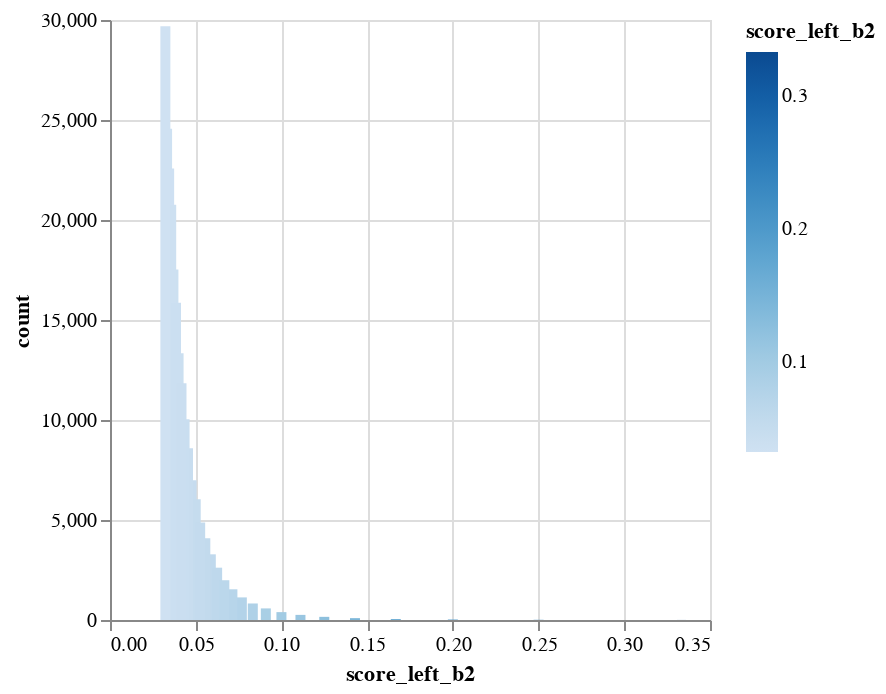
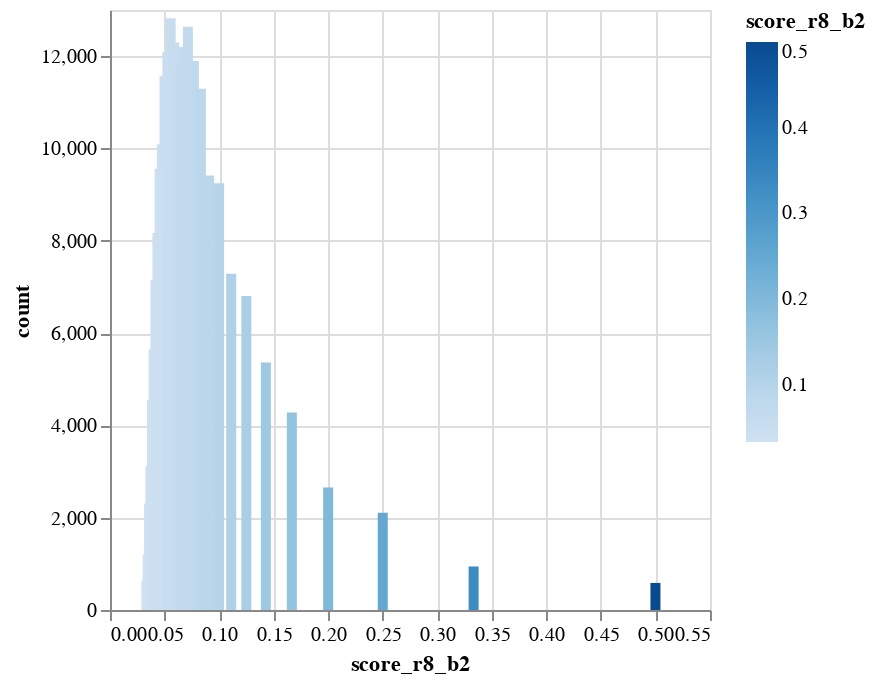

Notebook cell for these charts, in order:
### Code cell
show_b_stats('score_left_b2')
show_b_stats('score_r8_b2')

### Figure 1 — Vega-Lite specification as saved in the notebook (floating-point values rounded to 4 significant figures)
{"config": {"view": {"continuousWidth": 300, "continuousHeight": 300}}, "data": {"name": "data-93d04b253d4431168f380ab26a1c30ea"}, "mark": {"type": "bar", "tooltip": true}, "encoding": {"color": {"field": "score_left_b2", "type": "quantitative"}, "x": {"field": "score_left_b2", "type": "quantitative"}, "y": {"field": "count", "type": "quantitative"}}, "params": [{"name": "param_1", "select": {"type": "interval", "encodings": ["x", "y"]}, "bind": "scales"}], "$schema": "https://vega.github.io/schema/vega-lite/v5.20.1.json", "datasets": {"data-93d04b253d4431168f380ab26a1c30ea": [{"score_left_b2": 0.0476, "count": 6993}, {"score_left_b2": 0.125, "count": 158}, {"score_left_b2": 0.0588, "count": 3284}, {"score_left_b2": 0.0769, "count": 1130}, {"score_left_b2": 0.0333, "count": 24568}, {"score_left_b2": 0.037, "count": 17524}, {"score_left_b2": 0.0714, "count": 1536}, {"score_left_b2": 0.1, "count": 394}, {"score_left_b2": 0.0833, "count": 826}, {"score_left_b2": 0.3333, "count": 2}, {"score_left_b2": 0.0345, "count": 22574}, {"score_left_b2": 0.04, "count": 13334}, {"score_left_b2": 0.0625, "count": 2616}, {"score_left_b2": 0.1111, "count": 256}, {"score_left_b2": 0.0357, "count": 20764}, {"score_left_b2": 0.0667, "count": 1989}, {"score_left_b2": 0.05, "count": 6039}, {"score_left_b2": 0.0455, "count": 8584}, {"score_left_b2": 0.25, "count": 8}, {"score_left_b2": 0.0435, "count": 10041}, {"score_left_b2": 0.0323, "count": 29682}, {"score_left_b2": 0.2, "count": 22}, {"score_left_b2": 0.1429, "count": 92}, {"score_left_b2": 0.0385, "count": 15857}, {"score_left_b2": 0.1667, "count": 46}, {"score_left_b2": 0.0909, "count": 580}, {"score_left_b2": 0.0556, "count": 4088}, {"score_left_b2": 0.0526, "count": 4877}, {"score_left_b2": 0.0417, "count": 11838}]}}

### Figure 2 — Vega-Lite specification as saved in the notebook (floating-point values rounded to 4 significant figures)
{"config": {"view": {"continuousWidth": 300, "continuousHeight": 300}}, "data": {"name": "data-6c6eba0c34aea00d45b2f4a77d59210d"}, "mark": {"type": "bar", "tooltip": true}, "encoding": {"color": {"field": "score_r8_b2", "type": "quantitative"}, "x": {"field": "score_r8_b2", "type": "quantitative"}, "y": {"field": "count", "type": "quantitative"}}, "params": [{"name": "param_2", "select": {"type": "interval", "encodings": ["x", "y"]}, "bind": "scales"}], "$schema": "https://vega.github.io/schema/vega-lite/v5.20.1.json", "datasets": {"data-6c6eba0c34aea00d45b2f4a77d59210d": [{"score_r8_b2": 0.0476, "count": 10093}, {"score_r8_b2": 0.125, "count": 6804}, {"score_r8_b2": 0.0588, "count": 12294}, {"score_r8_b2": 0.0769, "count": 11893}, {"score_r8_b2": 0.0333, "count": 634}, {"score_r8_b2": 0.5, "count": 586}, {"score_r8_b2": 0.1, "count": 9247}, {"score_r8_b2": 0.0714, "count": 12635}, {"score_r8_b2": 0.037, "count": 3113}, {"score_r8_b2": 0.0833, "count": 11293}, {"score_r8_b2": 0.3333, "count": 943}, {"score_r8_b2": 0.0345, "count": 1205}, {"score_r8_b2": 0.0625, "count": 11807}, {"score_r8_b2": 0.04, "count": 5649}, {"score_r8_b2": 0.1111, "count": 7284}, {"score_r8_b2": 0.05, "count": 11568}, {"score_r8_b2": 0.0357, "count": 2308}, {"score_r8_b2": 0.25, "count": 2109}, {"score_r8_b2": 0.0455, "count": 9560}, {"score_r8_b2": 0.0667, "count": 12201}, {"score_r8_b2": 0.0435, "count": 8169}, {"score_r8_b2": 0.2, "count": 2654}, {"score_r8_b2": 0.1429, "count": 5364}, {"score_r8_b2": 0.0385, "count": 4549}, {"score_r8_b2": 0.1667, "count": 4278}, {"score_r8_b2": 0.0909, "count": 9415}, {"score_r8_b2": 0.0556, "count": 12822}, {"score_r8_b2": 0.0526, "count": 12083}, {"score_r8_b2": 0.0417, "count": 7142}]}}
